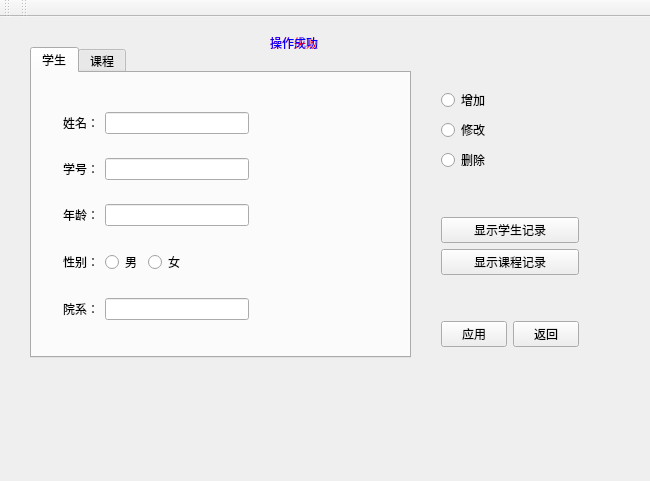
<?xml version="1.0" encoding="UTF-8"?>
<ui version="4.0">
 <class>Manager</class>
 <widget class="QMainWindow" name="Manager">
  <property name="geometry">
   <rect>
    <x>0</x>
    <y>0</y>
    <width>650</width>
    <height>481</height>
   </rect>
  </property>
  <property name="windowTitle">
   <string>管理员</string>
  </property>
  <widget class="QWidget" name="centralWidget">
   <widget class="QTabWidget" name="tabWidget">
    <property name="geometry">
     <rect>
      <x>30</x>
      <y>30</y>
      <width>381</width>
      <height>311</height>
     </rect>
    </property>
    <property name="currentIndex">
     <number>0</number>
    </property>
    <widget class="QWidget" name="tab_1">
     <attribute name="title">
      <string>学生</string>
     </attribute>
     <widget class="QWidget" name="gridLayoutWidget">
      <property name="geometry">
       <rect>
        <x>20</x>
        <y>10</y>
        <width>351</width>
        <height>271</height>
       </rect>
      </property>
      <layout class="QGridLayout" name="gridLayout">
       <item row="1" column="0">
        <layout class="QHBoxLayout" name="horizontalLayout_2">
         <item>
          <widget class="QLabel" name="label">
           <property name="text">
            <string>学号：</string>
           </property>
          </widget>
         </item>
         <item>
          <widget class="QLineEdit" name="lineEdit_sno"/>
         </item>
         <item>
          <spacer name="horizontalSpacer_2">
           <property name="orientation">
            <enum>Qt::Horizontal</enum>
           </property>
           <property name="sizeHint" stdset="0">
            <size>
             <width>40</width>
             <height>20</height>
            </size>
           </property>
          </spacer>
         </item>
        </layout>
       </item>
       <item row="4" column="0">
        <layout class="QHBoxLayout" name="horizontalLayout_6">
         <item>
          <widget class="QLabel" name="label_5">
           <property name="text">
            <string>院系：</string>
           </property>
          </widget>
         </item>
         <item>
          <widget class="QLineEdit" name="lineEdit_sdept"/>
         </item>
         <item>
          <spacer name="horizontalSpacer_5">
           <property name="orientation">
            <enum>Qt::Horizontal</enum>
           </property>
           <property name="sizeHint" stdset="0">
            <size>
             <width>40</width>
             <height>20</height>
            </size>
           </property>
          </spacer>
         </item>
        </layout>
       </item>
       <item row="0" column="0">
        <layout class="QHBoxLayout" name="horizontalLayout_3">
         <item>
          <widget class="QLabel" name="label_2">
           <property name="text">
            <string>姓名：</string>
           </property>
          </widget>
         </item>
         <item>
          <widget class="QLineEdit" name="lineEdit_sname"/>
         </item>
         <item>
          <spacer name="horizontalSpacer">
           <property name="orientation">
            <enum>Qt::Horizontal</enum>
           </property>
           <property name="sizeHint" stdset="0">
            <size>
             <width>40</width>
             <height>20</height>
            </size>
           </property>
          </spacer>
         </item>
        </layout>
       </item>
       <item row="2" column="0">
        <layout class="QHBoxLayout" name="horizontalLayout_5">
         <item>
          <widget class="QLabel" name="label_4">
           <property name="text">
            <string>年龄：</string>
           </property>
          </widget>
         </item>
         <item>
          <widget class="QLineEdit" name="lineEdit_sage"/>
         </item>
         <item>
          <spacer name="horizontalSpacer_3">
           <property name="orientation">
            <enum>Qt::Horizontal</enum>
           </property>
           <property name="sizeHint" stdset="0">
            <size>
             <width>40</width>
             <height>20</height>
            </size>
           </property>
          </spacer>
         </item>
        </layout>
       </item>
       <item row="3" column="0">
        <layout class="QHBoxLayout" name="horizontalLayout_4">
         <item>
          <widget class="QLabel" name="label_3">
           <property name="text">
            <string>性别：</string>
           </property>
          </widget>
         </item>
         <item>
          <widget class="QRadioButton" name="radioButton_male">
           <property name="text">
            <string>男</string>
           </property>
           <attribute name="buttonGroup">
            <string notr="true">SG</string>
           </attribute>
          </widget>
         </item>
         <item>
          <widget class="QRadioButton" name="radioButton_female">
           <property name="text">
            <string>女</string>
           </property>
           <attribute name="buttonGroup">
            <string notr="true">SG</string>
           </attribute>
          </widget>
         </item>
         <item>
          <spacer name="horizontalSpacer_4">
           <property name="orientation">
            <enum>Qt::Horizontal</enum>
           </property>
           <property name="sizeHint" stdset="0">
            <size>
             <width>40</width>
             <height>20</height>
            </size>
           </property>
          </spacer>
         </item>
        </layout>
       </item>
      </layout>
     </widget>
    </widget>
    <widget class="QWidget" name="tab_2">
     <attribute name="title">
      <string>课程</string>
     </attribute>
     <widget class="QWidget" name="gridLayoutWidget_2">
      <property name="geometry">
       <rect>
        <x>20</x>
        <y>10</y>
        <width>341</width>
        <height>271</height>
       </rect>
      </property>
      <layout class="QGridLayout" name="gridLayout_2">
       <item row="4" column="0">
        <layout class="QHBoxLayout" name="horizontalLayout_8">
         <item>
          <widget class="QLabel" name="label_7">
           <property name="text">
            <string>课程评分：</string>
           </property>
          </widget>
         </item>
         <item>
          <widget class="QLineEdit" name="lineEdit_credit"/>
         </item>
         <item>
          <spacer name="horizontalSpacer_7">
           <property name="orientation">
            <enum>Qt::Horizontal</enum>
           </property>
           <property name="sizeHint" stdset="0">
            <size>
             <width>40</width>
             <height>20</height>
            </size>
           </property>
          </spacer>
         </item>
        </layout>
       </item>
       <item row="3" column="0">
        <layout class="QHBoxLayout" name="horizontalLayout_10">
         <item>
          <widget class="QLabel" name="label_9">
           <property name="text">
            <string>先行课程：</string>
           </property>
          </widget>
         </item>
         <item>
          <widget class="QLineEdit" name="lineEdit_cpno"/>
         </item>
         <item>
          <spacer name="horizontalSpacer_9">
           <property name="orientation">
            <enum>Qt::Horizontal</enum>
           </property>
           <property name="sizeHint" stdset="0">
            <size>
             <width>40</width>
             <height>20</height>
            </size>
           </property>
          </spacer>
         </item>
        </layout>
       </item>
       <item row="0" column="0">
        <layout class="QHBoxLayout" name="horizontalLayout_9">
         <item>
          <widget class="QLabel" name="label_8">
           <property name="text">
            <string>课程名称：</string>
           </property>
          </widget>
         </item>
         <item>
          <widget class="QLineEdit" name="lineEdit_cname"/>
         </item>
         <item>
          <spacer name="horizontalSpacer_8">
           <property name="orientation">
            <enum>Qt::Horizontal</enum>
           </property>
           <property name="sizeHint" stdset="0">
            <size>
             <width>40</width>
             <height>20</height>
            </size>
           </property>
          </spacer>
         </item>
        </layout>
       </item>
       <item row="1" column="0">
        <layout class="QHBoxLayout" name="horizontalLayout_7">
         <item>
          <widget class="QLabel" name="label_6">
           <property name="text">
            <string>课程编号：</string>
           </property>
          </widget>
         </item>
         <item>
          <widget class="QLineEdit" name="lineEdit_cno"/>
         </item>
         <item>
          <spacer name="horizontalSpacer_6">
           <property name="orientation">
            <enum>Qt::Horizontal</enum>
           </property>
           <property name="sizeHint" stdset="0">
            <size>
             <width>40</width>
             <height>20</height>
            </size>
           </property>
          </spacer>
         </item>
        </layout>
       </item>
      </layout>
     </widget>
    </widget>
   </widget>
   <widget class="QWidget" name="verticalLayoutWidget">
    <property name="geometry">
     <rect>
      <x>430</x>
      <y>60</y>
      <width>160</width>
      <height>281</height>
     </rect>
    </property>
    <layout class="QVBoxLayout" name="verticalLayout">
     <item>
      <widget class="QRadioButton" name="radioButton_insert">
       <property name="text">
        <string>增加</string>
       </property>
       <attribute name="buttonGroup">
        <string notr="true">BG</string>
       </attribute>
      </widget>
     </item>
     <item>
      <widget class="QRadioButton" name="radioButton_update">
       <property name="text">
        <string>修改</string>
       </property>
       <attribute name="buttonGroup">
        <string notr="true">BG</string>
       </attribute>
      </widget>
     </item>
     <item>
      <widget class="QRadioButton" name="radioButton_delete">
       <property name="text">
        <string>删除</string>
       </property>
       <attribute name="buttonGroup">
        <string notr="true">BG</string>
       </attribute>
      </widget>
     </item>
     <item>
      <spacer name="verticalSpacer">
       <property name="orientation">
        <enum>Qt::Vertical</enum>
       </property>
       <property name="sizeHint" stdset="0">
        <size>
         <width>20</width>
         <height>40</height>
        </size>
       </property>
      </spacer>
     </item>
     <item>
      <widget class="QPushButton" name="pushButton_3">
       <property name="text">
        <string>显示学生记录</string>
       </property>
      </widget>
     </item>
     <item>
      <widget class="QPushButton" name="pushButton_4">
       <property name="text">
        <string>显示课程记录</string>
       </property>
      </widget>
     </item>
     <item>
      <spacer name="verticalSpacer_2">
       <property name="orientation">
        <enum>Qt::Vertical</enum>
       </property>
       <property name="sizeHint" stdset="0">
        <size>
         <width>20</width>
         <height>40</height>
        </size>
       </property>
      </spacer>
     </item>
     <item>
      <layout class="QHBoxLayout" name="horizontalLayout">
       <item>
        <widget class="QPushButton" name="pushButton_2">
         <property name="text">
          <string>应用</string>
         </property>
        </widget>
       </item>
       <item>
        <widget class="QPushButton" name="pushButton">
         <property name="text">
          <string>返回</string>
         </property>
        </widget>
       </item>
      </layout>
     </item>
    </layout>
   </widget>
   <widget class="QLabel" name="label_10">
    <property name="geometry">
     <rect>
      <x>270</x>
      <y>20</y>
      <width>54</width>
      <height>12</height>
     </rect>
    </property>
    <property name="styleSheet">
     <string notr="true">color: rgb(255, 0, 0);</string>
    </property>
    <property name="text">
     <string>操作失败</string>
    </property>
   </widget>
   <widget class="QLabel" name="label_11">
    <property name="geometry">
     <rect>
      <x>270</x>
      <y>20</y>
      <width>54</width>
      <height>12</height>
     </rect>
    </property>
    <property name="styleSheet">
     <string notr="true">color: rgb(0, 0, 255);</string>
    </property>
    <property name="text">
     <string>操作成功</string>
    </property>
   </widget>
  </widget>
  <widget class="QMenuBar" name="menuBar">
   <property name="geometry">
    <rect>
     <x>0</x>
     <y>0</y>
     <width>650</width>
     <height>23</height>
    </rect>
   </property>
  </widget>
  <widget class="QToolBar" name="mainToolBar">
   <attribute name="toolBarArea">
    <enum>TopToolBarArea</enum>
   </attribute>
   <attribute name="toolBarBreak">
    <bool>false</bool>
   </attribute>
  </widget>
  <widget class="QToolBar" name="toolBar">
   <property name="windowTitle">
    <string>toolBar</string>
   </property>
   <attribute name="toolBarArea">
    <enum>TopToolBarArea</enum>
   </attribute>
   <attribute name="toolBarBreak">
    <bool>false</bool>
   </attribute>
  </widget>
 </widget>
 <layoutdefault spacing="6" margin="11"/>
 <resources>
  <include location="MainWindow.qrc"/>
 </resources>
 <connections>
  <connection>
   <sender>pushButton</sender>
   <signal>clicked()</signal>
   <receiver>Manager</receiver>
   <slot>back_button()</slot>
   <hints>
    <hint type="sourcelabel">
     <x>587</x>
     <y>373</y>
    </hint>
    <hint type="destinationlabel">
     <x>910</x>
     <y>508</y>
    </hint>
   </hints>
  </connection>
  <connection>
   <sender>pushButton_2</sender>
   <signal>clicked()</signal>
   <receiver>Manager</receiver>
   <slot>apply_button()</slot>
   <hints>
    <hint type="sourcelabel">
     <x>478</x>
     <y>365</y>
    </hint>
    <hint type="destinationlabel">
     <x>930</x>
     <y>544</y>
    </hint>
   </hints>
  </connection>
  <connection>
   <sender>pushButton_3</sender>
   <signal>clicked()</signal>
   <receiver>Manager</receiver>
   <slot>stlist_button()</slot>
   <hints>
    <hint type="sourcelabel">
     <x>498</x>
     <y>234</y>
    </hint>
    <hint type="destinationlabel">
     <x>802</x>
     <y>536</y>
    </hint>
   </hints>
  </connection>
  <connection>
   <sender>pushButton_4</sender>
   <signal>clicked()</signal>
   <receiver>Manager</receiver>
   <slot>clist_button()</slot>
   <hints>
    <hint type="sourcelabel">
     <x>527</x>
     <y>270</y>
    </hint>
    <hint type="destinationlabel">
     <x>788</x>
     <y>486</y>
    </hint>
   </hints>
  </connection>
 </connections>
 <slots>
  <slot>back_button()</slot>
  <slot>apply_button()</slot>
  <slot>stlist_button()</slot>
  <slot>clist_button()</slot>
 </slots>
 <buttongroups>
  <buttongroup name="SG"/>
  <buttongroup name="BG"/>
 </buttongroups>
</ui>
